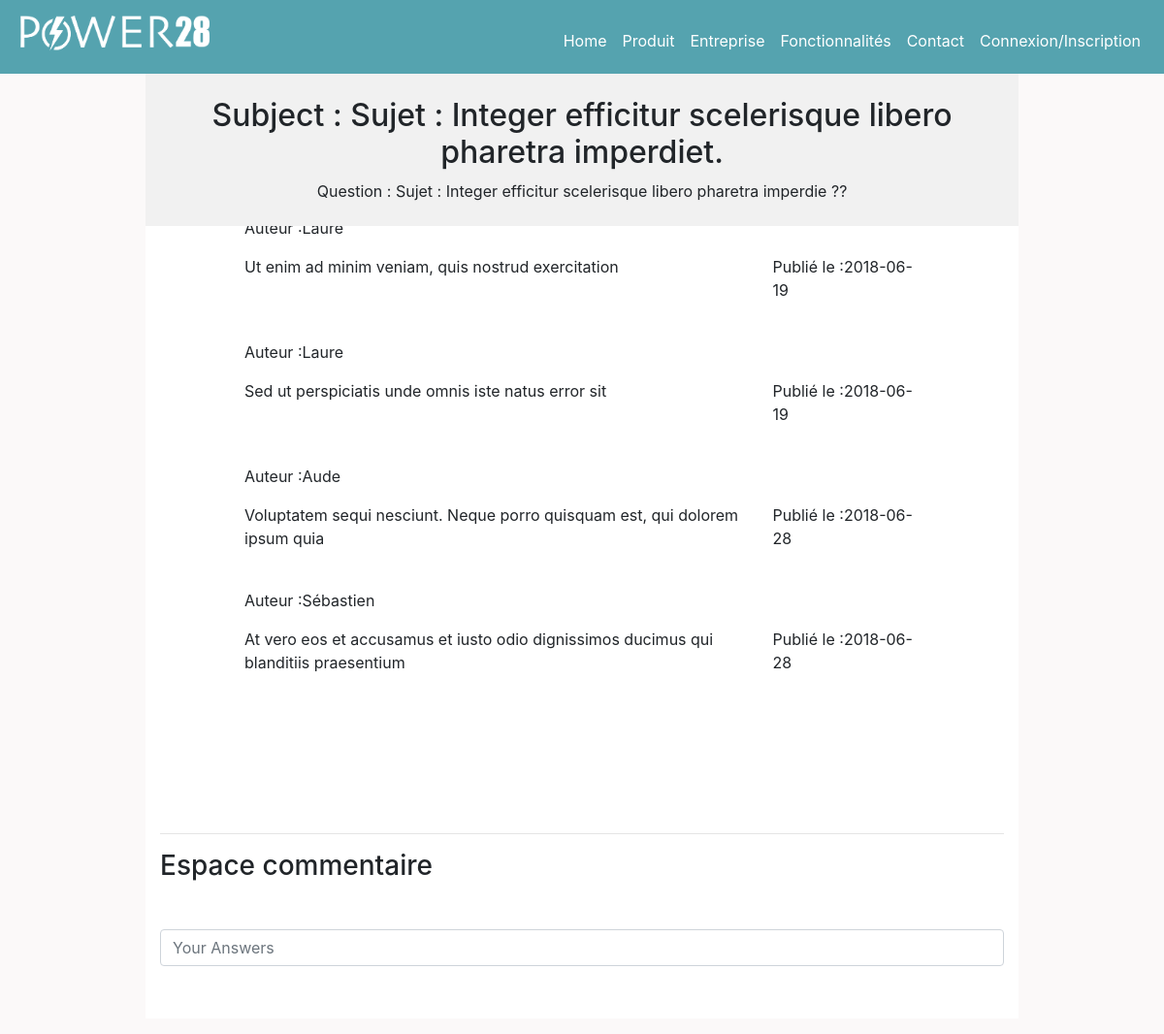
Screenshot of /index.php?page=forum&forum_id=7 with the database file from the repository.
### tables this page shows
CREATE TABLE `forum` (
  `id` int(11) NOT NULL,
  `category_id` int(11) NOT NULL,
  `name` varchar(255) NOT NULL,
  `author` varchar(255) NOT NULL,
  `content` varchar(255) NOT NULL,
  `is_published` tinyint(1) NOT NULL,
  `created_at` date NOT NULL
);

CREATE TABLE `commentaire` (
  `id` int(11) NOT NULL,
  `forum_id` int(11) NOT NULL,
  `content` text NOT NULL,
  `author` varchar(255) NOT NULL,
  `created_at` date NOT NULL,
  `is_published` tinyint(1) NOT NULL
);

### models/front/forum.php (called while the page is built, shortened)
<?php
function getForum( $forumId ){
	$db = dbConnect();
    $query = $db->prepare('
		SELECT forum.* , category.name AS category_name
		FROM forum
		JOIN category
		ON forum.category_id = category.id
		WHERE forum.id = ? AND forum.is_published = 1');
    $query->execute( array( $forumId ) );
    return $query->fetch();
}
function getCommentaire($forum_id)
{
    $db = dbConnect();
    $query = $db->prepare('SELECT * FROM commentaire WHERE forum_id = ? AND is_published = 1 ORDER BY created_at ASC');
    $query->execute( array($forum_id) );
    return $query->fetchAll();
}

### views/front/forum.php (the view, shortened to what this page needs)
<!DOCTYPE html>
<html>
<head>
    <link rel="stylesheet" href="assets/css/forums.css">
</head>
<body class="body">
<div class="navheader">
    <?php require ('Partials/nav.php');?>
</div>
<div class="d-flex justify-content-center headercontainer col-12">
<div class="header text-center">
        <h2 class="mt-4">Subject : <?php echo $forum['name']; ?></h2>
        <p>Question : <?php echo $forum['content']; ?></p>
        <div class="progress-container">
        </div>
</div>
</div>
<div class="bg-white m-auto widthblock">
        <div class="d-flex flex-column container-fluid mt-5">
            <div class="bg-white content">
                <?php if(!empty($commentaire)): ?>
                <?php foreach($commentaire as $key => $commentaireforum): ?>
                        <div class="d-flex flex-column justify-content-start">
                            <p class="mt-4">Auteur :<?php echo htmlentities($commentaireforum['author']);  ?></p>
                            <div class="row">
                                <p class="col-9"><?php echo htmlentities($commentaireforum['content']);  ?></p>
                                <p class="col-3">Publié le :<?php echo htmlentities($commentaireforum['created_at']) ; ?></p>
                            </div>
                        </div>
                <?php endforeach; ?>
                <?php else: ?>
                <?php endif; ?>
            </div>
        </div>
    <div class="mt-5 col-12">
            <hr>
            <h3>Espace commentaire</h3>
            <form action="index.php?page=forum&forum_id=<? echo $forum['id'] ?>" method="post" class="mt-5">
                <div class="form-group">
                    <input type="text" name="content" class="form-control" id="formGroupExampleInput2" placeholder="Your Answers">
                    <input class="btn button mt-3 text-white" type="submit" name="save" value="Valider" />
                </div>
            </form>
    </div>
</div>
</body>
</html>

### assets/css/forums.css (style rules this page uses)
body { margin: 0; padding: 0; font-family: 'Skia', sans-serif; }
.body { background-color: #FBF9F9; }
.navheader { position: fixed; top: 0; z-index: 1; width: 100%; }
.header { position: fixed; top: 2; z-index: 1; width: 75%; margin-top: 76px; background-color : #f1f1f1; }
.headercontainer { background-color : #f1f1f1; }
.widthblock { width: 75%; }
.header h2 { text-align: center; }
.content { padding: 100px 0; margin: 50px auto 0 auto; width: 80%; }
.button { background-color: #55A3AF; }

### rows the page displays
forum: name "Sujet : Integer efficitur scelerisque libero pharetra imperdiet.", content "Sujet : Integer efficitur scelerisque libero pharetra imperdie ??"
commentaire: author "Laure", content "Ut enim ad minim veniam, quis nostrud exercitation", created_at "2018-06-19"
commentaire: author "Laure", content "Sed ut perspiciatis unde omnis iste natus error sit", created_at "2018-06-19"
commentaire: author "Aude", content "Voluptatem sequi nesciunt. Neque porro quisquam est, qui dolorem ipsum quia", created_at "2018-06-28"
commentaire: author "Sébastien", content "At vero eos et accusamus et iusto odio dignissimos ducimus qui blanditiis praesentium", created_at "2018-06-28"
